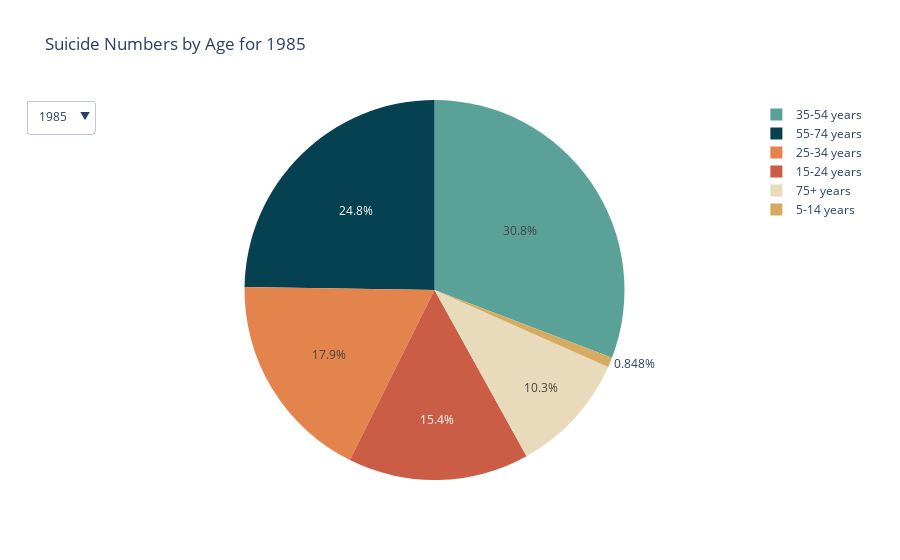

The cell this chart's notebook holds for it:
### Code cell
years = sorted(suicide_data['year'].unique())
unique_ages = suicide_data['age'].unique()
age_order = ['5-14 years', '15-24 years', '25-34 years', '35-54 years', '55-74 years', '75+ years']



age_colors = {
    '5-14 years': '#D5AA61',  
    '15-24 years': '#CB5D46',  
    '25-34 years': '#E4844D',  
    '35-54 years': '#5AA297',  
    '55-74 years': '#054150',  
    '75+ years': '#E7DBBC'     
}

fig = go.Figure()

for year in years:
    filtered_df = suicide_data[suicide_data['year'] == year]
    
    fig.add_trace(go.Pie(
        labels=filtered_df['age'], 
        values=filtered_df['suicides_no'],  
        name=f'Suicide Number for {year}',
        domain={'x': [0, 1], 'y': [0, 1]},  
        marker=dict(colors=[age_colors.get(age) for age in filtered_df['age']]),  
        visible=False  
    ))

fig.data[0].visible = True

dropdown_buttons = []
for i, year in enumerate(years):
    dropdown_buttons.append(
        dict(
            label=str(year),
            method="update",
            args=[{"visible": [i == j for j in range(len(years))]},  
                  {"title": f"Suicide Numbers by Age for {year}"}]  
        )
    )

fig.update_layout(
    updatemenus=[{
        'buttons': dropdown_buttons,
        'direction': 'down',
        'showactive': True,
    }],
    title=f'Suicide Numbers by Age for {years[0]}',  
    template='plotly_white'
)

fig.show()

### Figure 1 — Plotly figure (JSON) as saved in the notebook; plotly's stock layout.template omitted (floating-point values rounded to 4 significant figures; data arrays with more than 128 entries replaced by an {"elided": "..."} marker saying what was removed)
{"data": [{"domain": {"x": [0, 1], "y": [0, 1]}, "labels": {"elided": "576 str values"}, "marker": {"colors": {"elided": "576 str values"}}, "name": "Suicide Number for 1985", "type": "pie", "values": {"elided": "576 int values"}, "visible": true}, {"domain": {"x": [0, 1], "y": [0, 1]}, "labels": {"elided": "576 str values"}, "marker": {"colors": {"elided": "576 str values"}}, "name": "Suicide Number for 1986", "type": "pie", "values": {"elided": "576 int values"}, "visible": false}, {"domain": {"x": [0, 1], "y": [0, 1]}, "labels": {"elided": "648 str values"}, "marker": {"colors": {"elided": "648 str values"}}, "name": "Suicide Number for 1987", "type": "pie", "values": {"elided": "648 int values"}, "visible": false}, {"domain": {"x": [0, 1], "y": [0, 1]}, "labels": {"elided": "588 str values"}, "marker": {"colors": {"elided": "588 str values"}}, "name": "Suicide Number for 1988", "type": "pie", "values": {"elided": "588 int values"}, "visible": false}, {"domain": {"x": [0, 1], "y": [0, 1]}, "labels": {"elided": "624 str values"}, "marker": {"colors": {"elided": "624 str values"}}, "name": "Suicide Number for 1989", "type": "pie", "values": {"elided": "624 int values"}, "visible": false}, {"domain": {"x": [0, 1], "y": [0, 1]}, "labels": {"elided": "768 str values"}, "marker": {"colors": {"elided": "768 str values"}}, "name": "Suicide Number for 1990", "type": "pie", "values": {"elided": "768 int values"}, "visible": false}, {"domain": {"x": [0, 1], "y": [0, 1]}, "labels": {"elided": "768 str values"}, "marker": {"colors": {"elided": "768 str values"}}, "name": "Suicide Number for 1991", "type": "pie", "values": {"elided": "768 int values"}, "visible": false}, {"domain": {"x": [0, 1], "y": [0, 1]}, "labels": {"elided": "780 str values"}, "marker": {"colors": {"elided": "780 str values"}}, "name": "Suicide Number for 1992", "type": "pie", "values": {"elided": "780 int values"}, "visible": false}, {"domain": {"x": [0, 1], "y": [0, 1]}, "labels": {"elided": "780 str values"}, "marker": {"colors": {"elided": "780 str values"}}, "name": "Suicide Number for 1993", "type": "pie", "values": {"elided": "780 int values"}, "visible": false}, {"domain": {"x": [0, 1], "y": [0, 1]}, "labels": {"elided": "816 str values"}, "marker": {"colors": {"elided": "816 str values"}}, "name": "Suicide Number for 1994", "type": "pie", "values": {"elided": "816 int values"}, "visible": false}, {"domain": {"x": [0, 1], "y": [0, 1]}, "labels": {"elided": "936 str values"}, "marker": {"colors": {"elided": "936 str values"}}, "name": "Suicide Number for 1995", "type": "pie", "values": {"elided": "936 int values"}, "visible": false}, {"domain": {"x": [0, 1], "y": [0, 1]}, "labels": {"elided": "924 str values"}, "marker": {"colors": {"elided": "924 str values"}}, "name": "Suicide Number for 1996", "type": "pie", "values": {"elided": "924 int values"}, "visible": false}, {"domain": {"x": [0, 1], "y": [0, 1]}, "labels": {"elided": "924 str values"}, "marker": {"colors": {"elided": "924 str values"}}, "name": "Suicide Number for 1997", "type": "pie", "values": {"elided": "924 int values"}, "visible": false}, {"domain": {"x": [0, 1], "y": [0, 1]}, "labels": {"elided": "948 str values"}, "marker": {"colors": {"elided": "948 str values"}}, "name": "Suicide Number for 1998", "type": "pie", "values": {"elided": "948 int values"}, "visible": false}, {"domain": {"x": [0, 1], "y": [0, 1]}, "labels": {"elided": "996 str values"}, "marker": {"colors": {"elided": "996 str values"}}, "name": "Suicide Number for 1999", "type": "pie", "values": {"elided": "996 int values"}, "visible": false}, {"domain": {"x": [0, 1], "y": [0, 1]}, "labels": {"elided": "1032 str values"}, "marker": {"colors": {"elided": "1032 str values"}}, "name": "Suicide Number for 2000", "type": "pie", "values": {"elided": "1032 int values"}, "visible": false}, {"domain": {"x": [0, 1], "y": [0, 1]}, "labels": {"elided": "1056 str values"}, "marker": {"colors": {"elided": "1056 str values"}}, "name": "Suicide Number for 2001", "type": "pie", "values": {"elided": "1056 int values"}, "visible": false}, {"domain": {"x": [0, 1], "y": [0, 1]}, "labels": {"elided": "1032 str values"}, "marker": {"colors": {"elided": "1032 str values"}}, "name": "Suicide Number for 2002", "type": "pie", "values": {"elided": "1032 int values"}, "visible": false}, {"domain": {"x": [0, 1], "y": [0, 1]}, "labels": {"elided": "1032 str values"}, "marker": {"colors": {"elided": "1032 str values"}}, "name": "Suicide Number for 2003", "type": "pie", "values": {"elided": "1032 int values"}, "visible": false}, {"domain": {"x": [0, 1], "y": [0, 1]}, "labels": {"elided": "1008 str values"}, "marker": {"colors": {"elided": "1008 str values"}}, "name": "Suicide Number for 2004", "type": "pie", "values": {"elided": "1008 int values"}, "visible": false}, {"domain": {"x": [0, 1], "y": [0, 1]}, "labels": {"elided": "1008 str values"}, "marker": {"colors": {"elided": "1008 str values"}}, "name": "Suicide Number for 2005", "type": "pie", "values": {"elided": "1008 int values"}, "visible": false}, {"domain": {"x": [0, 1], "y": [0, 1]}, "labels": {"elided": "1020 str values"}, "marker": {"colors": {"elided": "1020 str values"}}, "name": "Suicide Number for 2006", "type": "pie", "values": {"elided": "1020 int values"}, "visible": false}, {"domain": {"x": [0, 1], "y": [0, 1]}, "labels": {"elided": "1032 str values"}, "marker": {"colors": {"elided": "1032 str values"}}, "name": "Suicide Number for 2007", "type": "pie", "values": {"elided": "1032 int values"}, "visible": false}, {"domain": {"x": [0, 1], "y": [0, 1]}, "labels": {"elided": "1020 str values"}, "marker": {"colors": {"elided": "1020 str values"}}, "name": "Suicide Number for 2008", "type": "pie", "values": {"elided": "1020 int values"}, "visible": false}, {"domain": {"x": [0, 1], "y": [0, 1]}, "labels": {"elided": "1068 str values"}, "marker": {"colors": {"elided": "1068 str values"}}, "name": "Suicide Number for 2009", "type": "pie", "values": {"elided": "1068 int values"}, "visible": false}, {"domain": {"x": [0, 1], "y": [0, 1]}, "labels": {"elided": "1056 str values"}, "marker": {"colors": {"elided": "1056 str values"}}, "name": "Suicide Number for 2010", "type": "pie", "values": {"elided": "1056 int values"}, "visible": false}, {"domain": {"x": [0, 1], "y": [0, 1]}, "labels": {"elided": "1032 str values"}, "marker": {"colors": {"elided": "1032 str values"}}, "name": "Suicide Number for 2011", "type": "pie", "values": {"elided": "1032 int values"}, "visible": false}, {"domain": {"x": [0, 1], "y": [0, 1]}, "labels": {"elided": "972 str values"}, "marker": {"colors": {"elided": "972 str values"}}, "name": "Suicide Number for 2012", "type": "pie", "values": {"elided": "972 int values"}, "visible": false}, {"domain": {"x": [0, 1], "y": [0, 1]}, "labels": {"elided": "960 str values"}, "marker": {"colors": {"elided": "960 str values"}}, "name": "Suicide Number for 2013", "type": "pie", "values": {"elided": "960 int values"}, "visible": false}, {"domain": {"x": [0, 1], "y": [0, 1]}, "labels": {"elided": "936 str values"}, "marker": {"colors": {"elided": "936 str values"}}, "name": "Suicide Number for 2014", "type": "pie", "values": {"elided": "936 int values"}, "visible": false}, {"domain": {"x": [0, 1], "y": [0, 1]}, "labels": {"elided": "744 str values"}, "marker": {"colors": {"elided": "744 str values"}}, "name": "Suicide Number for 2015", "type": "pie", "values": {"elided": "744 int values"}, "visible": false}], "layout": {"autosize": true, "title": {"text": "Suicide Numbers by Age for 1985"}, "updatemenus": [{"buttons": [{"args": [{"visible": [true, false, false, false, false, false, false, false, false, false, false, false, false, false, false, false, false, false, false, false, false, false, false, false, false, false, false, false, false, false, false]}, {"title": "Suicide Numbers by Age for 1985"}], "label": "1985", "method": "update"}, {"args": [{"visible": [false, true, false, false, false, false, false, false, false, false, false, false, false, false, false, false, false, false, false, false, false, false, false, false, false, false, false, false, false, false, false]}, {"title": "Suicide Numbers by Age for 1986"}], "label": "1986", "method": "update"}, {"args": [{"visible": [false, false, true, false, false, false, false, false, false, false, false, false, false, false, false, false, false, false, false, false, false, false, false, false, false, false, false, false, false, false, false]}, {"title": "Suicide Numbers by Age for 1987"}], "label": "1987", "method": "update"}, {"args": [{"visible": [false, false, false, true, false, false, false, false, false, false, false, false, false, false, false, false, false, false, false, false, false, false, false, false, false, false, false, false, false, false, false]}, {"title": "Suicide Numbers by Age for 1988"}], "label": "1988", "method": "update"}, {"args": [{"visible": [false, false, false, false, true, false, false, false, false, false, false, false, false, false, false, false, false, false, false, false, false, false, false, false, false, false, false, false, false, false, false]}, {"title": "Suicide Numbers by Age for 1989"}], "label": "1989", "method": "update"}, {"args": [{"visible": [false, false, false, false, false, true, false, false, false, false, false, false, false, false, false, false, false, false, false, false, false, false, false, false, false, false, false, false, false, false, false]}, {"title": "Suicide Numbers by Age for 1990"}], "label": "1990", "method": "update"}, {"args": [{"visible": [false, false, false, false, false, false, true, false, false, false, false, false, false, false, false, false, false, false, false, false, false, false, false, false, false, false, false, false, false, false, false]}, {"title": "Suicide Numbers by Age for 1991"}], "label": "1991", "method": "update"}, {"args": [{"visible": [false, false, false, false, false, false, false, true, false, false, false, false, false, false, false, false, false, false, false, false, false, false, false, false, false, false, false, false, false, false, false]}, {"title": "Suicide Numbers by Age for 1992"}], "label": "1992", "method": "update"}, {"args": [{"visible": [false, false, false, false, false, false, false, false, true, false, false, false, false, false, false, false, false, false, false, false, false, false, false, false, false, false, false, false, false, false, false]}, {"title": "Suicide Numbers by Age for 1993"}], "label": "1993", "method": "update"}, {"args": [{"visible": [false, false, false, false, false, false, false, false, false, true, false, false, false, false, false, false, false, false, false, false, false, false, false, false, false, false, false, false, false, false, false]}, {"title": "Suicide Numbers by Age for 1994"}], "label": "1994", "method": "update"}, {"args": [{"visible": [false, false, false, false, false, false, false, false, false, false, true, false, false, false, false, false, false, false, false, false, false, false, false, false, false, false, false, false, false, false, false]}, {"title": "Suicide Numbers by Age for 1995"}], "label": "1995", "method": "update"}, {"args": [{"visible": [false, false, false, false, false, false, false, false, false, false, false, true, false, false, false, false, false, false, false, false, false, false, false, false, false, false, false, false, false, false, false]}, {"title": "Suicide Numbers by Age for 1996"}], "label": "1996", "method": "update"}, {"args": [{"visible": [false, false, false, false, false, false, false, false, false, false, false, false, true, false, false, false, false, false, false, false, false, false, false, false, false, false, false, false, false, false, false]}, {"title": "Suicide Numbers by Age for 1997"}], "label": "1997", "method": "update"}, {"args": [{"visible": [false, false, false, false, false, false, false, false, false, false, false, false, false, true, false, false, false, false, false, false, false, false, false, false, false, false, false, false, false, false, false]}, {"title": "Suicide Numbers by Age for 1998"}], "label": "1998", "method": "update"}, {"args": [{"visible": [false, false, false, false, false, false, false, false, false, false, false, false, false, false, true, false, false, false, false, false, false, false, false, false, false, false, false, false, false, false, false]}, {"title": "Suicide Numbers by Age for 1999"}], "label": "1999", "method": "update"}, {"args": [{"visible": [false, false, false, false, false, false, false, false, false, false, false, false, false, false, false, true, false, false, false, false, false, false, false, false, false, false, false, false, false, false, false]}, {"title": "Suicide Numbers by Age for 2000"}], "label": "2000", "method": "update"}, {"args": [{"visible": [false, false, false, false, false, false, false, false, false, false, false, false, false, false, false, false, true, false, false, false, false, false, false, false, false, false, false, false, false, false, false]}, {"title": "Suicide Numbers by Age for 2001"}], "label": "2001", "method": "update"}, {"args": [{"visible": [false, false, false, false, false, false, false, false, false, false, false, false, false, false, false, false, false, true, false, false, false, false, false, false, false, false, false, false, false, false, false]}, {"title": "Suicide Numbers by Age for 2002"}], "label": "2002", "method": "update"}, {"args": [{"visible": [false, false, false, false, false, false, false, false, false, false, false, false, false, false, false, false, false, false, true, false, false, false, false, false, false, false, false, false, false, false, false]}, {"title": "Suicide Numbers by Age for 2003"}], "label": "2003", "method": "update"}, {"args": [{"visible": [false, false, false, false, false, false, false, false, false, false, false, false, false, false, false, false, false, false, false, true, false, false, false, false, false, false, false, false, false, false, false]}, {"title": "Suicide Numbers by Age for 2004"}], "label": "2004", "method": "update"}, {"args": [{"visible": [false, false, false, false, false, false, false, false, false, false, false, false, false, false, false, false, false, false, false, false, true, false, false, false, false, false, false, false, false, false, false]}, {"title": "Suicide Numbers by Age for 2005"}], "label": "2005", "method": "update"}, {"args": [{"visible": [false, false, false, false, false, false, false, false, false, false, false, false, false, false, false, false, false, false, false, false, false, true, false, false, false, false, false, false, false, false, false]}, {"title": "Suicide Numbers by Age for 2006"}], "label": "2006", "method": "update"}, {"args": [{"visible": [false, false, false, false, false, false, false, false, false, false, false, false, false, false, false, false, false, false, false, false, false, false, true, false, false, false, false, false, false, false, false]}, {"title": "Suicide Numbers by Age for 2007"}], "label": "2007", "method": "update"}, {"args": [{"visible": [false, false, false, false, false, false, false, false, false, false, false, false, false, false, false, false, false, false, false, false, false, false, false, true, false, false, false, false, false, false, false]}, {"title": "Suicide Numbers by Age for 2008"}], "label": "2008", "method": "update"}, {"args": [{"visible": [false, false, false, false, false, false, false, false, false, false, false, false, false, false, false, false, false, false, false, false, false, false, false, false, true, false, false, false, false, false, false]}, {"title": "Suicide Numbers by Age for 2009"}], "label": "2009", "method": "update"}, {"args": [{"visible": [false, false, false, false, false, false, false, false, false, false, false, false, false, false, false, false, false, false, false, false, false, false, false, false, false, true, false, false, false, false, false]}, {"title": "Suicide Numbers by Age for 2010"}], "label": "2010", "method": "update"}, {"args": [{"visible": [false, false, false, false, false, false, false, false, false, false, false, false, false, false, false, false, false, false, false, false, false, false, false, false, false, false, true, false, false, false, false]}, {"title": "Suicide Numbers by Age for 2011"}], "label": "2011", "method": "update"}, {"args": [{"visible": [false, false, false, false, false, false, false, false, false, false, false, false, false, false, false, false, false, false, false, false, false, false, false, false, false, false, false, true, false, false, false]}, {"title": "Suicide Numbers by Age for 2012"}], "label": "2012", "method": "update"}, {"args": [{"visible": [false, false, false, false, false, false, false, false, false, false, false, false, false, false, false, false, false, false, false, false, false, false, false, false, false, false, false, false, true, false, false]}, {"title": "Suicide Numbers by Age for 2013"}], "label": "2013", "method": "update"}, {"args": [{"visible": [false, false, false, false, false, false, false, false, false, false, false, false, false, false, false, false, false, false, false, false, false, false, false, false, false, false, false, false, false, true, false]}, {"title": "Suicide Numbers by Age for 2014"}], "label": "2014", "method": "update"}, {"args": [{"visible": [false, false, false, false, false, false, false, false, false, false, false, false, false, false, false, false, false, false, false, false, false, false, false, false, false, false, false, false, false, false, true]}, {"title": "Suicide Numbers by Age for 2015"}], "label": "2015", "method": "update"}], "direction": "down", "showactive": true}]}}
